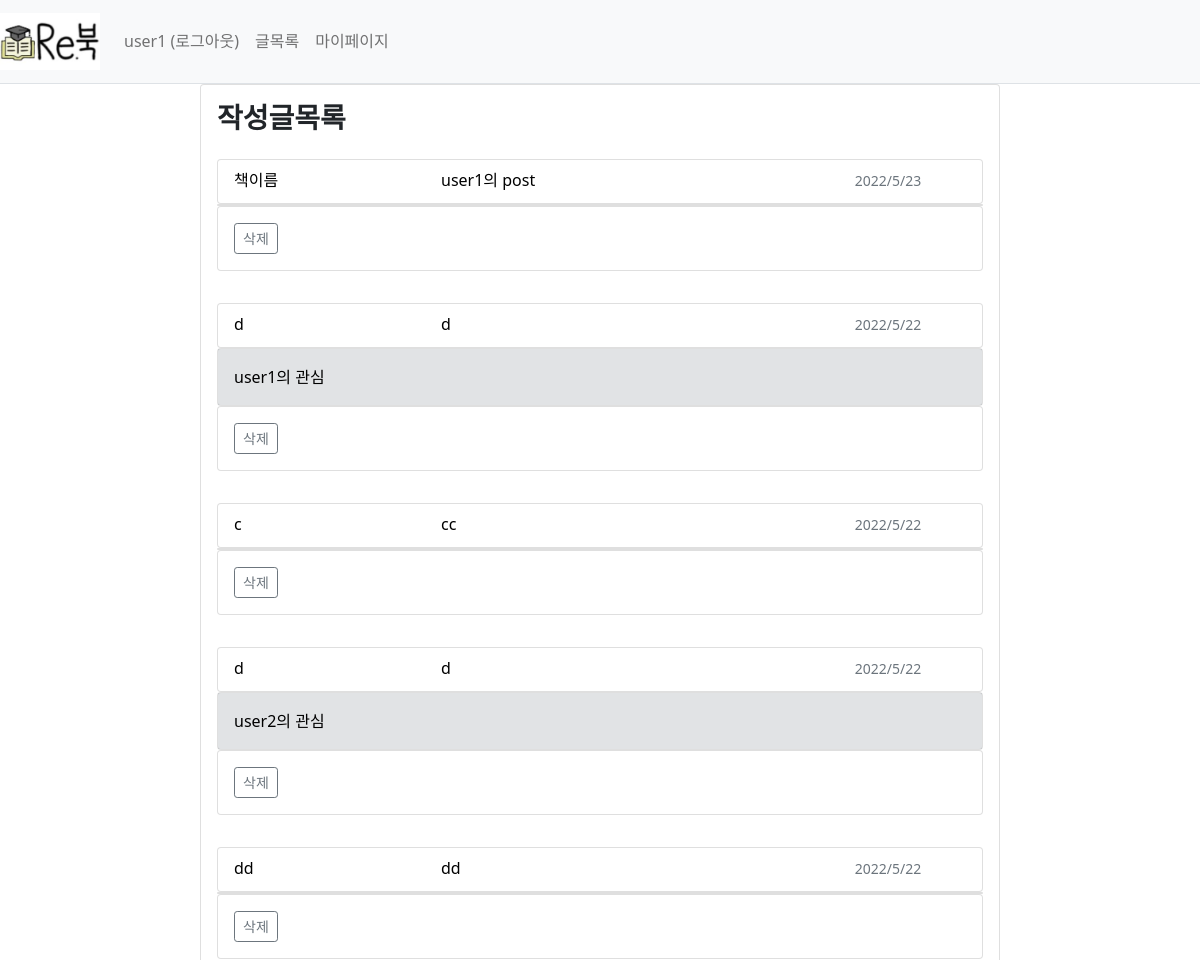
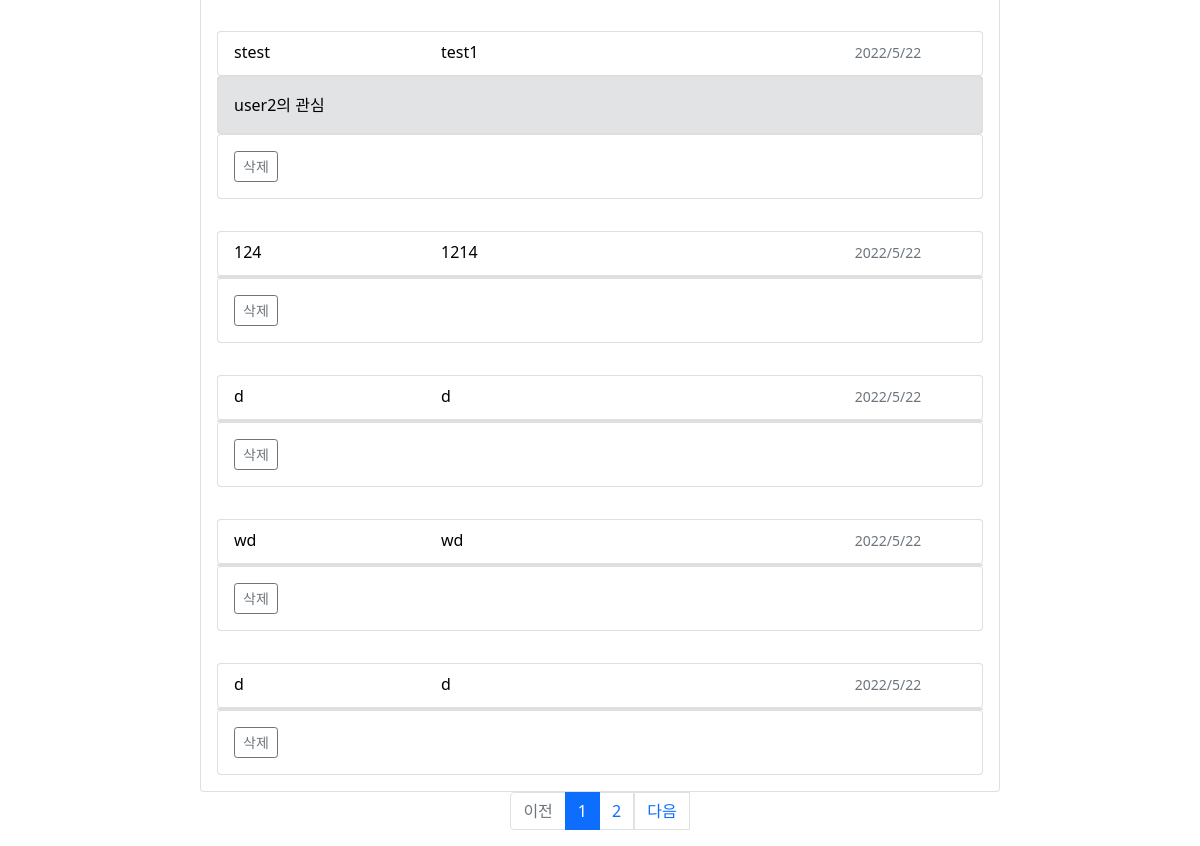
The app's page /mypage/post/all (signed in) with its own data (2 pictures, top to bottom).
### webproject/models.py (models this page shows)
class User(db.Model):
    id = db.Column(db.Integer, primary_key =True)
    username = db.Column(db.String(150), unique=True, nullable=False)
    password = db.Column(db.String(200), nullable=False)
    email = db.Column(db.String(120), unique=True, nullable=False)

class Post(db.Model): #판매페이지
    id = db.Column(db.Integer, primary_key=True)
    subject = db.Column(db.String(200), nullable=False)
    content = db.Column(db.Text(),nullable=False)
    isparcel = db.Column(db.Boolean(), nullable=True,server_default='True')  # True: 택배, False: 직거래
    create_date = db.Column(db.DateTime(), nullable=False)
    img_path = db.Column(db.String(), nullable=True, server_default='1')  # 요거는 나중에 추가해보자
    book_info_id = db.Column(db.Integer, db.ForeignKey('bookinfo.id', ondelete='CASCADE'))
    book = db.relationship('BookInfo', backref=db.backref('post_set'))
    user_id = db.Column(db.Integer, db.ForeignKey('user.id', ondelete='CASCADE'), nullable=False)
    user = db.relationship('User', backref=db.backref('post_set'))

class BookInfo(db.Model): # 책 정보
    __tablename__ = 'bookinfo'
    id = db.Column(db.Integer, primary_key=True)
    name = db.Column(db.String(200),nullable=False) #책이름
    author = db.Column(db.String(200),nullable=False) #저자
    school = db.Column(db.String(200),nullable=False) #학교
    department = db.Column(db.String(200),nullable=False) #학과
    price = db.Column(db.Integer, nullable=False)

class Reply(db.Model): #댓글
    id = db.Column(db.Integer, primary_key=True)
    post_id = db.Column(db.Integer, db.ForeignKey('post.id', ondelete='CASCADE'))
    post = db.relationship('Post',backref=db.backref('reply_set')) # Post.reply_set 하면 답글에 접근 가능
    content = db.Column(db.Text(),nullable=False)
    create_date = db.Column(db.DateTime(), nullable=False)
    user_id = db.Column(db.Integer, db.ForeignKey('user.id', ondelete='CASCADE'), nullable=False)
    user = db.relationship('User', backref=db.backref('reply_set'))

### webproject/views/mypage_views.py (the view)
@bp.route('/post/all')
def post_all():
    user_id=session.get('user_id')
    page = request.args.get('page', type=int, default=1)
    post_list = Post.query.filter(Post.user_id == user_id).order_by(Post.create_date.desc())
    post_list = post_list.paginate(page, per_page=10)
    return render_template('mypage/mypage_post_all.html',post_list=post_list)

### webproject/views/auth_views.py (called while the page is built)
@bp.before_app_request
def load_logged_in_user():
    user_id=session.get('user_id')
    if user_id is None:
        g.user = None
    else:
        g.user = User.query.get(user_id)

@bp.before_app_request
def load_logged_in_user():
    user_id=session.get('user_id')
    if user_id is None:
        g.user = None
    else:
        g.user = User.query.get(user_id)

### webproject/templates/mypage/mypage_post_all.html (shortened to what this page needs)
{% extends 'base.html' %}
{% block content%}
<div class="d-flex justify-content-center">
    <div class="card" style="width:50em; " >
        <h3 class="mt-3 ms-3"><b>작성글목록</b></h3>
    {%if post_list %}
    {%for post_list in post_list.items%}
        <div class="card-body">
            <a href="{{ url_for('post.detail', post_id=post_list.id)}}" class="text-decoration-none text-black">
                <div class="card" style="height:45px;">
                <div class="row-g-0">
                <div class="ms-3 col-md-3 mt-2" style="float:left;">{{post_list.book.name}}</div>
                <div class="ms-3 mt-2" style="float:left;">{{post_list.subject}}</div>
                <div class="col-md-2 mt-2 " style="float:right;"><small class="text-muted">{{post_list.create_date.year}}/{{post_list.create_date.month}}/{{post_list.create_date.day}}</small></div>
                </div>
                </div>
            </a>
            <div class="card">
            {%for reply in post_list.reply_set%}
            <div class="card-body bg-secondary" style="--bs-bg-opacity: .2">
                <a href="{{url_for('mypage.reply', reply_id=reply.id)}}" class="text-decoration-none">
                    <div class="text-black ">{{reply.user.username}}의 관심</div>
                </a>
            </div>
            {%endfor%}
            </div>
            <div class="card">
                <div class="card-body">
                <a href="#" class="delete btn btn-sm btn-outline-secondary" data-uri="{{url_for('post.delete', post_id=post_list.id)}}">삭제</a>
                </div>
            </div>
        </div>
    {%endfor%}
    {%else%}
        <p>no content</p>
    {%endif%}
    </div>
</div>
    <ul class="pagination justify-content-center">
        {% if post_list.has_prev %}
        <li class="page-item">
            <a class="page-link" href="?page={{post_list.prev_num}}">이전</a>
        </li>
        {% else %}
        <li class="page-item disabled">
            <a class="page-link" tabindex="-1" aria-disabled="true" href="#">이전</a>
        </li>
        {% endif %}
        {% for page_num in post_list.iter_pages() %}
            {% if page_num %}
                {% if page_num != post_list.page %}
                <li class="page-item">
                    <a class="page-link" href="?page={{ page_num }}">{{ page_num }}</a>
                </li>
                {% else %}
                <li class="page-item active" aria-current="page">
                    <a class="page-link" href="#">{{ page_num }}</a>
                </li>
                {% endif %}
            {% else %}
                <li class="disabled">
                    <a class="page-link" href="#">...</a>
                </li>
            {% endif %}
        {% endfor %}
        {%if post_list.has_next %}
        <li class="page_item">
            <a class="page-link" href="?page={{ post_list.next_num }}">다음</a>
        </li>
        {% else %}
        <li class="page-item disabled">
            <a class="page-link" tabindex="-1" aria-disabled="true" href="#">다음</a>
        </li>
        {% endif %}
    </ul>
{% endblock %}

### webproject/templates/base.html (shortened to what this page needs)
<!doctype html>
<html lang="kor">
<head>
    <link rel="stylesheet" href="{{ url_for('static',filename='bootstrap.min.css') }}">
    <link rel="stylesheet" href="{{ url_for('static', filename='style.css') }}">
</head>
<body>
<nav class="navbar navbar-expand-lg navbar-light bg-light border-bottom">
    <a class="navbar-brand" href="{{url_for('main.index')}}"><img src="{{url_for('static',filename='logo.jpg')}}" alt="re 북" width="100px"></a>
    <div class="collapse navbar-collapse flex-grow-0" id="navbarNav">
        {% if g.user %}
        <ul class="navbar-nav">
            <li class="nav-item">
                <a class="nav-link" href="{{ url_for('auth.logout') }}">{{ g.user.username }} (로그아웃)</a>
            </li>
        </ul>
        {% endif %}
        <ul class="navbar-nav">
            <li class="nav-item">
                <a class="nav-link" href="/post">글목록</a>
            </li>
            <li class="nav-item">
                <a class="nav-link" href="/mypage/list">마이페이지</a>
            </li>
        </ul>
    </div>
</nav>
{% block content %}{% endblock %}
</body>
</html>

### records on screen
User: user.username "user1"
Post: book.name "책이름", subject "user1의 post", create_date.year "2022", create_date.month "5", create_date.day "23"
Post: book.name "d", subject "d", create_date.year "2022", create_date.month "5", create_date.day "22"
Reply: user.username "user1"
Post: book.name "c", subject "cc", create_date.year "2022", create_date.month "5", create_date.day "22"
Post: book.name "d", subject "d", create_date.year "2022", create_date.month "5", create_date.day "22"
Reply: user.username "user2"
Post: book.name "dd", subject "dd", create_date.year "2022", create_date.month "5", create_date.day "22"
Post: book.name "stest", subject "test1", create_date.year "2022", create_date.month "5", create_date.day "22"
Reply: user.username "user2"
Post: book.name "124", subject "1214", create_date.year "2022", create_date.month "5", create_date.day "22"
Post: book.name "d", subject "d", create_date.year "2022", create_date.month "5", create_date.day "22"
Post: book.name "wd", subject "wd", create_date.year "2022", create_date.month "5", create_date.day "22"
Post: book.name "d", subject "d", create_date.year "2022", create_date.month "5", create_date.day "22"

### other values on screen
{{ page_num }} "1"
{{ page_num }} "2"
